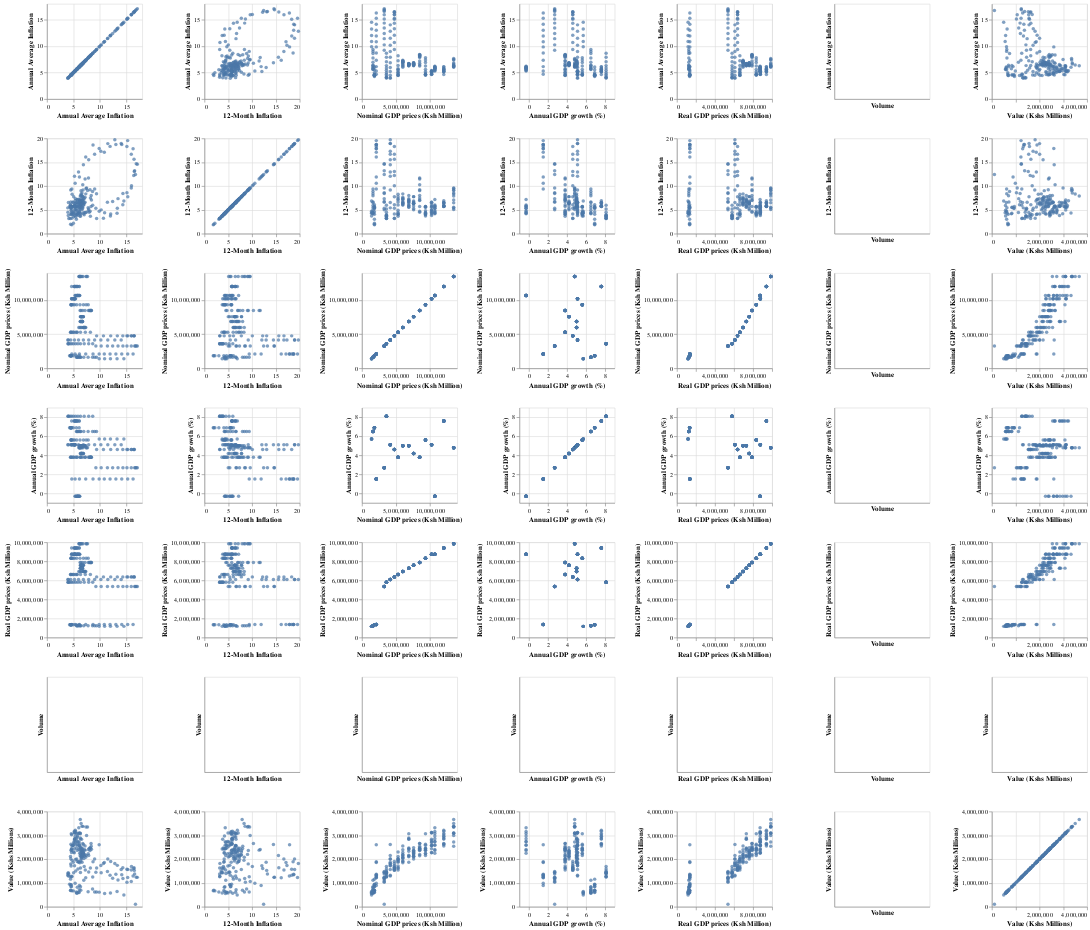

Write notebook code for a chart like this one.
### Markdown cell above
For our next visualization, a scatter plot matrix using Altair. A scatter plot matrix allows us to visualize the relationships between multiple variables in a dataset.ased on your preferences or areas of interest!

### Code cell
import altair as alt

# Scatter plot matrix
scatter_matrix = alt.Chart(merged_data).mark_circle().encode(
    alt.X(alt.repeat("column"), type='quantitative'),
    alt.Y(alt.repeat("row"), type='quantitative'),
    tooltip=['Year', 'Annual Average Inflation', '12-Month Inflation', 
             'Nominal GDP prices (Ksh Million)', 'Annual GDP growth (%)',
             'Real GDP prices (Ksh Million)', 'Volume', 'Value (Kshs Millions)']
).properties(
    width=150,
    height=150
).repeat(
    row=['Annual Average Inflation', '12-Month Inflation', 
         'Nominal GDP prices (Ksh Million)', 'Annual GDP growth (%)',
         'Real GDP prices (Ksh Million)', 'Volume', 'Value (Kshs Millions)'],
    column=['Annual Average Inflation', '12-Month Inflation', 
            'Nominal GDP prices (Ksh Million)', 'Annual GDP growth (%)',
            'Real GDP prices (Ksh Million)', 'Volume', 'Value (Kshs Millions)']
).interactive()

scatter_matrix

### Figure 1 — Vega-Lite specification as saved in the notebook (floating-point values rounded to 4 significant figures; data arrays with more than 128 entries replaced by an {"elided": "..."} marker saying what was removed)
{"config": {"view": {"continuousWidth": 300, "continuousHeight": 300}}, "repeat": {"column": ["Annual Average Inflation", "12-Month Inflation", "Nominal GDP prices (Ksh Million)", "Annual GDP growth (%)", "Real GDP prices (Ksh Million)", "Volume", "Value (Kshs Millions)"], "row": ["Annual Average Inflation", "12-Month Inflation", "Nominal GDP prices (Ksh Million)", "Annual GDP growth (%)", "Real GDP prices (Ksh Million)", "Volume", "Value (Kshs Millions)"]}, "spec": {"data": {"name": "data-dc76dfe7481c7f917470a5aac7c02dbf"}, "mark": {"type": "circle"}, "encoding": {"tooltip": [{"field": "Year", "type": "quantitative"}, {"field": "Annual Average Inflation", "type": "quantitative"}, {"field": "12-Month Inflation", "type": "quantitative"}, {"field": "Nominal GDP prices (Ksh Million)", "type": "quantitative"}, {"field": "Annual GDP growth (%)", "type": "quantitative"}, {"field": "Real GDP prices (Ksh Million)", "type": "quantitative"}, {"field": "Volume", "type": "nominal"}, {"field": "Value (Kshs Millions)", "type": "quantitative"}], "x": {"field": {"repeat": "column"}, "type": "quantitative"}, "y": {"field": {"repeat": "row"}, "type": "quantitative"}}, "height": 150, "name": "view_1", "width": 150}, "params": [{"name": "param_1", "select": {"type": "interval", "encodings": ["x", "y"]}, "bind": "scales", "views": ["view_1_child__row_Annual Average Inflationcolumn_Annual Average Inflation", "view_1_child__row_Annual Average Inflationcolumn_12-Month Inflation", "view_1_child__row_Annual Average Inflationcolumn_Nominal GDP prices (Ksh Million)", "view_1_child__row_Annual Average Inflationcolumn_Annual GDP growth (%)", "view_1_child__row_Annual Average Inflationcolumn_Real GDP prices (Ksh Million)", "view_1_child__row_Annual Average Inflationcolumn_Volume", "view_1_child__row_Annual Average Inflationcolumn_Value (Kshs Millions)", "view_1_child__row_12-Month Inflationcolumn_Annual Average Inflation", "view_1_child__row_12-Month Inflationcolumn_12-Month Inflation", "view_1_child__row_12-Month Inflationcolumn_Nominal GDP prices (Ksh Million)", "view_1_child__row_12-Month Inflationcolumn_Annual GDP growth (%)", "view_1_child__row_12-Month Inflationcolumn_Real GDP prices (Ksh Million)", "view_1_child__row_12-Month Inflationcolumn_Volume", "view_1_child__row_12-Month Inflationcolumn_Value (Kshs Millions)", "view_1_child__row_Nominal GDP prices (Ksh Million)column_Annual Average Inflation", "view_1_child__row_Nominal GDP prices (Ksh Million)column_12-Month Inflation", "view_1_child__row_Nominal GDP prices (Ksh Million)column_Nominal GDP prices (Ksh Million)", "view_1_child__row_Nominal GDP prices (Ksh Million)column_Annual GDP growth (%)", "view_1_child__row_Nominal GDP prices (Ksh Million)column_Real GDP prices (Ksh Million)", "view_1_child__row_Nominal GDP prices (Ksh Million)column_Volume", "view_1_child__row_Nominal GDP prices (Ksh Million)column_Value (Kshs Millions)", "view_1_child__row_Annual GDP growth (%)column_Annual Average Inflation", "view_1_child__row_Annual GDP growth (%)column_12-Month Inflation", "view_1_child__row_Annual GDP growth (%)column_Nominal GDP prices (Ksh Million)", "view_1_child__row_Annual GDP growth (%)column_Annual GDP growth (%)", "view_1_child__row_Annual GDP growth (%)column_Real GDP prices (Ksh Million)", "view_1_child__row_Annual GDP growth (%)column_Volume", "view_1_child__row_Annual GDP growth (%)column_Value (Kshs Millions)", "view_1_child__row_Real GDP prices (Ksh Million)column_Annual Average Inflation", "view_1_child__row_Real GDP prices (Ksh Million)column_12-Month Inflation", "view_1_child__row_Real GDP prices (Ksh Million)column_Nominal GDP prices (Ksh Million)", "view_1_child__row_Real GDP prices (Ksh Million)column_Annual GDP growth (%)", "view_1_child__row_Real GDP prices (Ksh Million)column_Real GDP prices (Ksh Million)", "view_1_child__row_Real GDP prices (Ksh Million)column_Volume", "view_1_child__row_Real GDP prices (Ksh Million)column_Value (Kshs Millions)", "view_1_child__row_Volumecolumn_Annual Average Inflation", "view_1_child__row_Volumecolumn_12-Month Inflation", "view_1_child__row_Volumecolumn_Nominal GDP prices (Ksh Million)", "view_1_child__row_Volumecolumn_Annual GDP growth (%)", "view_1_child__row_Volumecolumn_Real GDP prices (Ksh Million)", "view_1_child__row_Volumecolumn_Volume", "view_1_child__row_Volumecolumn_Value (Kshs Millions)", "view_1_child__row_Value (Kshs Millions)column_Annual Average Inflation", "view_1_child__row_Value (Kshs Millions)column_12-Month Inflation", "view_1_child__row_Value (Kshs Millions)column_Nominal GDP prices (Ksh Million)", "view_1_child__row_Value (Kshs Millions)column_Annual GDP growth (%)", "view_1_child__row_Value (Kshs Millions)column_Real GDP prices (Ksh Million)", "view_1_child__row_Value (Kshs Millions)column_Volume", "view_1_child__row_Value (Kshs Millions)column_Value (Kshs Millions)"]}], "$schema": "https://vega.github.io/schema/vega-lite/v5.17.0.json", "datasets": {"data-dc76dfe7481c7f917470a5aac7c02dbf": {"elided": "211 records"}}}
